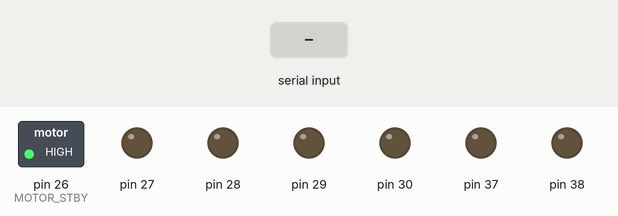
This program was run on a simulated Teensy 3. Shown: switched loads named in the program (green lamp = pin HIGH), output pins drawn as LEDs (lit = HIGH). The test bench sets the inputs (shaded band).

Above: at 1.2 s.
1.3 s: "f\n" received over Serial
At 2.1 s:
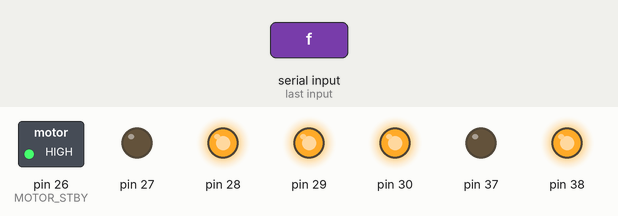
At 3.4 s:
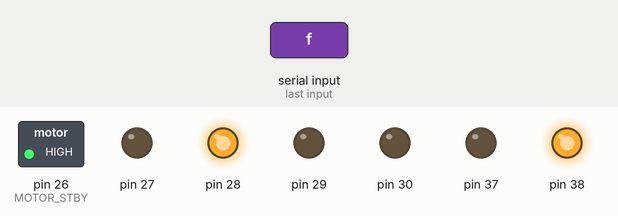
3.8 s: "b\n" received over Serial
At 5.3 s:
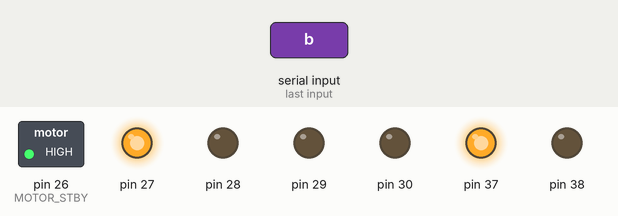
Timing chart, 0 to 6.8 s (numbered marks = the images above; inputs shaded):
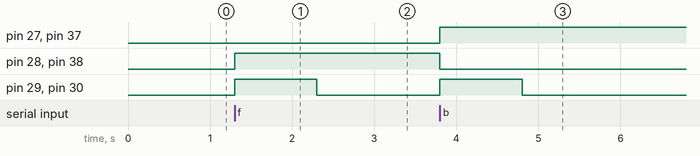

Measured:
- after the input at 1.3 s, pin 28, pin 38: LOW → HIGH at once; pin 29, pin 30: LOW → HIGH at once, → LOW 1.0 s later
- after the input at 3.8 s, pin 27, pin 37: LOW → HIGH at once; pin 28, pin 38: HIGH → LOW at once; pin 29, pin 30: LOW → HIGH at once, → LOW 1.0 s later

The program:

main.cpp
```cpp
#include <Arduino.h>
#include <TB6612.h>

#define COMM_SERIAL Serial

#define MOTOR_STBY 26
#define MOTORA_DR1 27
#define MOTORA_DR2 28
#define MOTORB_DR1 38
#define MOTORB_DR2 37
#define MOTORA_PWM 29
#define MOTORB_PWM 30

#define MOTOR_COMMAND_TIMEOUT_MS 1000

#define CURRENT_TIME millis()

uint32_t prev_commandA_time = 0;
uint32_t prev_commandB_time = 0;

bool are_motors_active = false;

TB6612 motorA(MOTORA_PWM, MOTORA_DR1, MOTORA_DR2);
TB6612 motorB(MOTORB_PWM, MOTORB_DR2, MOTORB_DR1);

void set_motors_active(bool active)
{
    if (are_motors_active == active) {
        return;
    }
    are_motors_active = active;
    if (active) {  // bring motors out of standby mode
        digitalWrite(MOTOR_STBY, HIGH);
    }
    else {  // set motors to low power
        digitalWrite(MOTOR_STBY, LOW);
    }
}

void setup_motors()
{
    pinMode(MOTOR_STBY, OUTPUT);
    motorA.begin();
    motorB.begin();
    set_motors_active(true);
}

void reset_motor_timeouts()
{
    prev_commandA_time = CURRENT_TIME;
    prev_commandB_time = CURRENT_TIME;
}

void set_motorA(int speed) {
    reset_motor_timeouts();
    motorA.setSpeed(speed);
}

void set_motorB(int speed) {
    reset_motor_timeouts();
    motorB.setSpeed(speed);
}


bool check_motor_timeout()
{
    bool timedout = false;
    if (CURRENT_TIME - prev_commandA_time > MOTOR_COMMAND_TIMEOUT_MS) {
        motorA.setSpeed(0);
        timedout = true;
    }
    if (CURRENT_TIME - prev_commandB_time > MOTOR_COMMAND_TIMEOUT_MS) {
        motorB.setSpeed(0);
        timedout = true;
    }

    return timedout;
}

void stop_motors() {
    motorA.setSpeed(0);
    motorB.setSpeed(0);
}


void setup()
{
    COMM_SERIAL.begin(9600);
    setup_motors();
}

void loop()
{
    if (COMM_SERIAL.available()) {
        String command = COMM_SERIAL.readStringUntil('\n');

        char c = command.charAt(0);

        if (c == 'f') {
            set_motorA(255);
            set_motorB(255);
        }

        else if (c == 'b') {
            set_motorA(-255);
            set_motorB(-255);
        }

        else if (c == 's') {
            stop_motors();
        }
    }
    check_motor_timeout();
}
```
